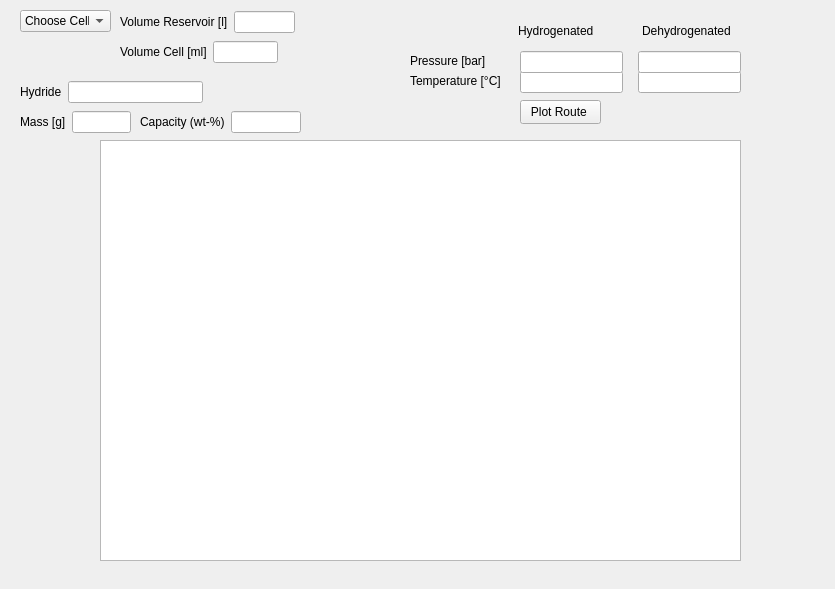
<?xml version="1.0" encoding="UTF-8"?>
<ui version="4.0">
 <class>Form</class>
 <widget class="QWidget" name="Form">
  <property name="geometry">
   <rect>
    <x>0</x>
    <y>0</y>
    <width>835</width>
    <height>589</height>
   </rect>
  </property>
  <property name="windowTitle">
   <string>Form</string>
  </property>
  <widget class="QGraphicsView" name="test_plot_window">
   <property name="geometry">
    <rect>
     <x>100</x>
     <y>140</y>
     <width>641</width>
     <height>421</height>
    </rect>
   </property>
   <property name="sizeAdjustPolicy">
    <enum>QAbstractScrollArea::SizeAdjustPolicy::AdjustToContents</enum>
   </property>
  </widget>
  <widget class="QWidget" name="layoutWidget">
   <property name="geometry">
    <rect>
     <x>520</x>
     <y>70</y>
     <width>221</width>
     <height>24</height>
    </rect>
   </property>
   <layout class="QHBoxLayout" name="horizontalLayout_3">
    <item>
     <widget class="QLineEdit" name="temperature_hyd_edit_field">
      <property name="toolTip">
       <string>&lt;html&gt;&lt;head/&gt;&lt;body&gt;&lt;p&gt;&lt;br/&gt;&lt;/p&gt;&lt;/body&gt;&lt;/html&gt;</string>
      </property>
     </widget>
    </item>
    <item>
     <spacer name="horizontalSpacer_2">
      <property name="orientation">
       <enum>Qt::Orientation::Horizontal</enum>
      </property>
      <property name="sizeHint" stdset="0">
       <size>
        <width>13</width>
        <height>20</height>
       </size>
      </property>
     </spacer>
    </item>
    <item>
     <widget class="QLineEdit" name="temperature_dehyd_edit_field">
      <property name="toolTip">
       <string>&lt;html&gt;&lt;head/&gt;&lt;body&gt;&lt;p&gt;&lt;br/&gt;&lt;/p&gt;&lt;/body&gt;&lt;/html&gt;</string>
      </property>
     </widget>
    </item>
   </layout>
  </widget>
  <widget class="QWidget" name="layoutWidget_2">
   <property name="geometry">
    <rect>
     <x>410</x>
     <y>70</y>
     <width>108</width>
     <height>22</height>
    </rect>
   </property>
   <layout class="QHBoxLayout" name="horizontalLayout_6">
    <item>
     <widget class="QLabel" name="label_3">
      <property name="text">
       <string>Temperature [°C]</string>
      </property>
     </widget>
    </item>
    <item>
     <spacer name="horizontalSpacer_6">
      <property name="orientation">
       <enum>Qt::Orientation::Horizontal</enum>
      </property>
      <property name="sizeHint" stdset="0">
       <size>
        <width>28</width>
        <height>20</height>
       </size>
      </property>
     </spacer>
    </item>
   </layout>
  </widget>
  <widget class="QWidget" name="layoutWidget_3">
   <property name="geometry">
    <rect>
     <x>20</x>
     <y>110</y>
     <width>111</width>
     <height>24</height>
    </rect>
   </property>
   <layout class="QHBoxLayout" name="horizontalLayout_8">
    <item>
     <widget class="QLabel" name="label_7">
      <property name="text">
       <string>Mass [g]</string>
      </property>
     </widget>
    </item>
    <item>
     <widget class="QLineEdit" name="mass_edit_field">
      <property name="toolTip">
       <string>&lt;html&gt;&lt;head/&gt;&lt;body&gt;&lt;p&gt;&lt;br/&gt;&lt;/p&gt;&lt;/body&gt;&lt;/html&gt;</string>
      </property>
     </widget>
    </item>
   </layout>
  </widget>
  <widget class="QPushButton" name="plot_route_button">
   <property name="geometry">
    <rect>
     <x>520</x>
     <y>100</y>
     <width>81</width>
     <height>24</height>
    </rect>
   </property>
   <property name="text">
    <string>Plot Route </string>
   </property>
  </widget>
  <widget class="QWidget" name="layoutWidget_4">
   <property name="geometry">
    <rect>
     <x>120</x>
     <y>40</y>
     <width>158</width>
     <height>24</height>
    </rect>
   </property>
   <layout class="QHBoxLayout" name="horizontalLayout_9">
    <item>
     <widget class="QLabel" name="label_8">
      <property name="text">
       <string>Volume Cell [ml]</string>
      </property>
     </widget>
    </item>
    <item>
     <widget class="QLineEdit" name="v_cell_edit_field">
      <property name="toolTip">
       <string>&lt;html&gt;&lt;head/&gt;&lt;body&gt;&lt;p&gt;&lt;br/&gt;&lt;/p&gt;&lt;/body&gt;&lt;/html&gt;</string>
      </property>
     </widget>
    </item>
   </layout>
  </widget>
  <widget class="QWidget" name="layoutWidget_5">
   <property name="geometry">
    <rect>
     <x>120</x>
     <y>10</y>
     <width>175</width>
     <height>24</height>
    </rect>
   </property>
   <layout class="QHBoxLayout" name="horizontalLayout_10">
    <item>
     <widget class="QLabel" name="label_9">
      <property name="text">
       <string>Volume Reservoir [l]</string>
      </property>
     </widget>
    </item>
    <item>
     <widget class="QLineEdit" name="v_res_edit_field">
      <property name="toolTip">
       <string>&lt;html&gt;&lt;head/&gt;&lt;body&gt;&lt;p&gt;&lt;br/&gt;&lt;/p&gt;&lt;/body&gt;&lt;/html&gt;</string>
      </property>
     </widget>
    </item>
   </layout>
  </widget>
  <widget class="QComboBox" name="cell_combo_box">
   <property name="geometry">
    <rect>
     <x>20</x>
     <y>10</y>
     <width>91</width>
     <height>22</height>
    </rect>
   </property>
   <item>
    <property name="text">
     <string>Choose Cell</string>
    </property>
   </item>
   <item>
    <property name="text">
     <string>2nd Gen Cell</string>
    </property>
   </item>
   <item>
    <property name="text">
     <string>3rd Gen Cell</string>
    </property>
   </item>
  </widget>
  <widget class="QWidget" name="">
   <property name="geometry">
    <rect>
     <x>20</x>
     <y>80</y>
     <width>183</width>
     <height>24</height>
    </rect>
   </property>
   <layout class="QHBoxLayout" name="horizontalLayout">
    <item>
     <widget class="QLabel" name="label">
      <property name="text">
       <string>Hydride</string>
      </property>
     </widget>
    </item>
    <item>
     <widget class="QLineEdit" name="material_edit_field">
      <property name="toolTip">
       <string>&lt;html&gt;&lt;head/&gt;&lt;body&gt;&lt;p&gt;&lt;br/&gt;&lt;/p&gt;&lt;/body&gt;&lt;/html&gt;</string>
      </property>
     </widget>
    </item>
   </layout>
  </widget>
  <widget class="QWidget" name="">
   <property name="geometry">
    <rect>
     <x>410</x>
     <y>20</y>
     <width>321</width>
     <height>22</height>
    </rect>
   </property>
   <layout class="QHBoxLayout" name="horizontalLayout_7">
    <item>
     <spacer name="horizontalSpacer_3">
      <property name="orientation">
       <enum>Qt::Orientation::Horizontal</enum>
      </property>
      <property name="sizeHint" stdset="0">
       <size>
        <width>108</width>
        <height>20</height>
       </size>
      </property>
     </spacer>
    </item>
    <item>
     <widget class="QLabel" name="label_5">
      <property name="text">
       <string>Hydrogenated</string>
      </property>
     </widget>
    </item>
    <item>
     <spacer name="horizontalSpacer_7">
      <property name="orientation">
       <enum>Qt::Orientation::Horizontal</enum>
      </property>
      <property name="sizeHint" stdset="0">
       <size>
        <width>13</width>
        <height>20</height>
       </size>
      </property>
     </spacer>
    </item>
    <item>
     <widget class="QLabel" name="label_6">
      <property name="text">
       <string>Dehydrogenated</string>
      </property>
     </widget>
    </item>
   </layout>
  </widget>
  <widget class="QWidget" name="">
   <property name="geometry">
    <rect>
     <x>520</x>
     <y>50</y>
     <width>221</width>
     <height>24</height>
    </rect>
   </property>
   <layout class="QHBoxLayout" name="horizontalLayout_2">
    <item>
     <widget class="QLineEdit" name="pressure_hyd_edit_field">
      <property name="toolTip">
       <string>&lt;html&gt;&lt;head/&gt;&lt;body&gt;&lt;p&gt;&lt;br/&gt;&lt;/p&gt;&lt;/body&gt;&lt;/html&gt;</string>
      </property>
     </widget>
    </item>
    <item>
     <spacer name="horizontalSpacer">
      <property name="orientation">
       <enum>Qt::Orientation::Horizontal</enum>
      </property>
      <property name="sizeHint" stdset="0">
       <size>
        <width>13</width>
        <height>20</height>
       </size>
      </property>
     </spacer>
    </item>
    <item>
     <widget class="QLineEdit" name="pressure_dehyd_edit_field">
      <property name="toolTip">
       <string>&lt;html&gt;&lt;head/&gt;&lt;body&gt;&lt;p&gt;&lt;br/&gt;&lt;/p&gt;&lt;/body&gt;&lt;/html&gt;</string>
      </property>
     </widget>
    </item>
   </layout>
  </widget>
  <widget class="QWidget" name="">
   <property name="geometry">
    <rect>
     <x>410</x>
     <y>50</y>
     <width>108</width>
     <height>22</height>
    </rect>
   </property>
   <layout class="QHBoxLayout" name="horizontalLayout_5">
    <item>
     <widget class="QLabel" name="label_2">
      <property name="text">
       <string>Pressure [bar]</string>
      </property>
     </widget>
    </item>
    <item>
     <spacer name="horizontalSpacer_4">
      <property name="orientation">
       <enum>Qt::Orientation::Horizontal</enum>
      </property>
      <property name="sizeHint" stdset="0">
       <size>
        <width>28</width>
        <height>20</height>
       </size>
      </property>
     </spacer>
    </item>
   </layout>
  </widget>
  <widget class="QWidget" name="">
   <property name="geometry">
    <rect>
     <x>140</x>
     <y>110</y>
     <width>161</width>
     <height>24</height>
    </rect>
   </property>
   <layout class="QHBoxLayout" name="horizontalLayout_11">
    <item>
     <widget class="QLabel" name="label_10">
      <property name="text">
       <string>Capacity (wt-%)</string>
      </property>
     </widget>
    </item>
    <item>
     <widget class="QLineEdit" name="capacity_edit_field">
      <property name="toolTip">
       <string>&lt;html&gt;&lt;head/&gt;&lt;body&gt;&lt;p&gt;&lt;br/&gt;&lt;/p&gt;&lt;/body&gt;&lt;/html&gt;</string>
      </property>
      <property name="text">
       <string/>
      </property>
     </widget>
    </item>
   </layout>
  </widget>
 </widget>
 <resources/>
 <connections/>
</ui>
